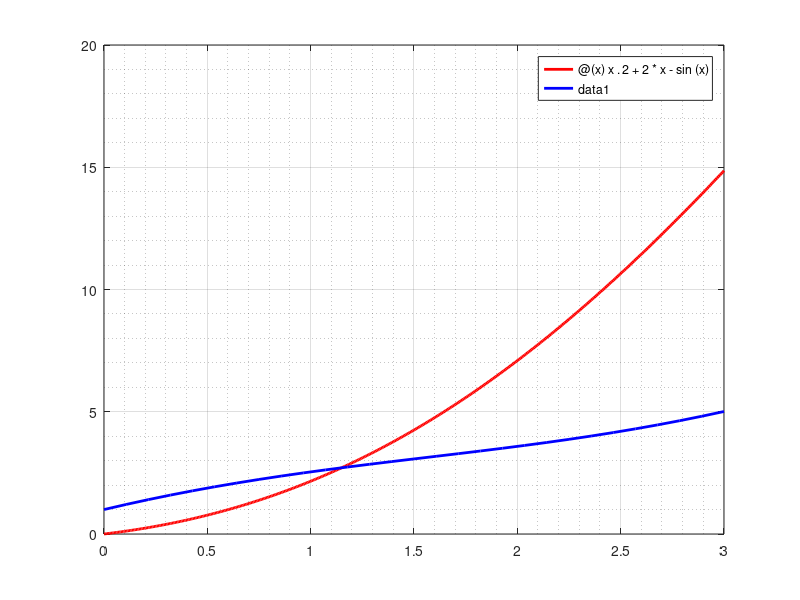
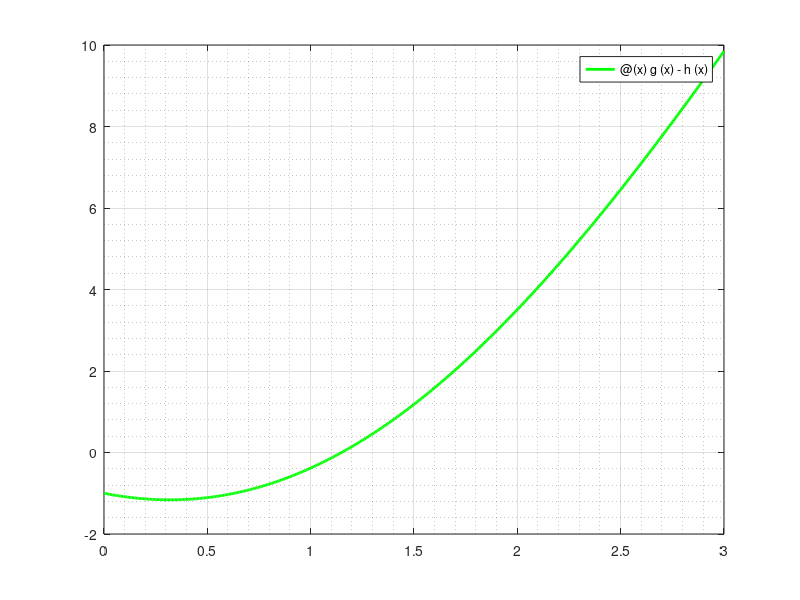

Source code (MATLAB) for these figures, in order: (Note: this script raises an error after producing the figures.)
% g i h inline
g = @(x) x.^2 + 2*x - sin(x);
h = @(x) 2*x + cos(x);

% mostro el punt de tall positiu
fplot(g, [0 3], '-r', 'LineWidth', 2); % g
hold on    % permet afegir una altre funció a la mateixa gràfica
fplot(h, [0 3], '-b', 'LineWidth',2) % h
grid on    % afegeix una malla
grid minor % afegeix quadrícula secundària
hold off 

% f definida com g - h
f = @(x) g(x) - h(x)

% dibuixo f
figure; % permet afegir una 2a gràfica
fplot(f, [0 3],'-g','LineWidth',2)
grid on    % afegeix una malla
grid minor % afegeix quadrícula secundària
hold on    % permet afegir una altre funció a la mateixa gràfica
fplot(0, [0 3],'-k','LineWidth',1)
hold off 

% Aplico la bisecció 10 vegades per a veure com funciona
format long g % posem format doble precisió per la sortida per pantalla
a = 1;
b = 2;
n = 10;
alpha = biseccio(f,a,b,n);

% Calculo quantes vegades he d'aplicat bisecció per tenir 8 decimals
LONGITUD = b - a; % val 1 
d = 8; % necessito trobar alpha amb 8 decimals
error_maxim = 5e-9; % per assegurar 8 decimals
n_amb_decimals = log2(LONGITUD / error_maxim) % surt 27.57

% Aplico la bisecció 28 vegades per a tenir 8 decimals exactes
a = 1;
b = 2;
n = 28;
alpha = biseccio(f,a,b,n);
